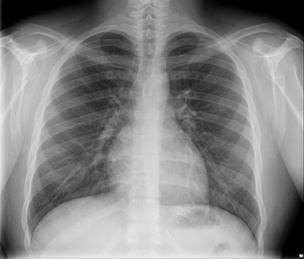
#> input picture images/xray.jpg, 304 x 259 px, shrunk from 1024 x 871 before the run
$ python example_medical_image.py
#> lines starting #> are read from the running program, lines starting #| are printed output that depends on the picture
#> further down, image is the input picture: shape (259, 304); min 0, max 243, mean 133.2
### src/image_enhancement.py
#!/usr/bin/env python3
# -*- coding: utf-8 -*-
"""
Created on Fri Jun 19 09:40:58 2020

Image enhancement functions

@author: Vasileios Vonikakis (bbonik@gmail.com)
"""

import math
import imageio
import numpy as np
import matplotlib.pyplot as plt
from skimage.color import rgb2gray
from skimage import img_as_float


plt.close('all')


def map_value(
        value,
        range_in=(0,1),
        range_out=(0,1),
        invert=False,
        non_lin_convex=None,
        non_lin_concave=None):

    '''
    ---------------------------------------------------------------------------
         Map a scalar value to an output range in a linear/non-linear way
    ---------------------------------------------------------------------------

    Map scalar values to a particular range, in a linear or non-linear way.
    This can be helpful for adjusting the range and nonlinear response of
    parameters.

    For more info on the non-linear functions check:
    Vonikakis, V., Winkler, S. (2016). A center-surround framework for spatial
    image processing. Proc. IS&T Human Vision & Electronic Imaging.


    INPUTS
    ------
    value: float
        Input value to be mapped.
    range_in: tuple (min,max)
        Range of input value. The min and max values that the input value can
        attain.
    range_out: tuple (min,max)
        Range of output value. The min and max values that the mapped input
        value can attain.
    invert: Bool
        Invert or not the input value. If invert, then min->max and max->min.
    non_lin_convex: None or float (0,inf)
        If None, no non-linearity is applied. If float, then a convex
        non-linearity is applied, which lowers the values, while not affecting
        the min and max. non_lin_convex controls the steepness of the
        non-linear mapping. Small values near zero, result in a steeper curve.
    non_lin_concave: None or float (0,inf)
        If None, no non-linearity is applied. If float, then a concave
        non-linearity is applied, which increases the values, while not
        affecting min and max. non_lin_concave controls the steepness of the
        non-linear mapping. Small values near zero, result in a steeper curve.

    OUTPUT
    ------
    Mapped value

    '''

    # truncate value to within input range limits
    if value > range_in[1]: value = range_in[1]
    if value < range_in[0]: value = range_in[0]

    # map values linearly to [0,1]
    value = (value - range_in[0]) / (range_in[1] - range_in[0])

    # invert values
    if invert is True: value = 1 - value

    # apply convex non-linearity
    if non_lin_convex is not None:
        value = (value * non_lin_convex) / (1 + non_lin_convex - value)

    # apply concave non-linearity
    if non_lin_concave is not None:
        value = ((1 + non_lin_concave) * value) / (non_lin_concave + value)

    # mapping value to the output range in a linear way
    value = value * (range_out[1] - range_out[0]) + range_out[0]

    return value


def get_sigmoid_lut(
        resolution=256,
        threshold=0.2,
        non_linearirty=0.2,
        verbose=False):

    '''
    ---------------------------------------------------------------------------
           Creates a paramteric sigmoid function and stores it in a LUT
    ---------------------------------------------------------------------------

    The sigmoid function is defined as a piece-wise function of 2 inverse
    non-linearities. This allows full control of the inflection point
    (threshold) and the degree of 'sharpness' of each non-linearity. The
    non-linear curves used here are described in the paper:
    Vonikakis, V., Winkler, S. (2016). A center-surround framework for spatial
    image processing. Proc. IS&T Human Vision & Electronic Imaging.


    INPUTS
    ------
    resolution: int
        The size of the LUT (how many inputs).
    threshold: float in the range [0,1]
        The position of the inflection point of the sigmoid function (0.5 in
        the mid_tonedle of the range).
    non_linearirty: float in range (0, inf)
        Controls the non-linearity of the curve before and after the inflection
        point. It should not be 0. The smaller it is (asymptotically to 0) the
        'sharper' the non-linearity. After ~5 it asymptotically approaches a
        linerity.
    verbose: boolean
        Display outputs.

    OUTPUT
    ------
    image_ph_mask: numpy array of WxH of float [0,1]
        Photometric mask of the input image.

    '''
#> called with resolution = 256, threshold = 0.196, non_linearirty = 0.118, verbose = False

    max_value = resolution - 1  # the maximum attainable value
    thr = threshold * max_value  # threshold in the range [0,resolution-1]
    alpha = non_linearirty * max_value  # controls non-linearity degree
    beta = max_value - thr

    lut = np.zeros(resolution, dtype='float')

    for i in range(resolution):

        i_comp = i - thr  # complement of i

        # upper part of the piece-wise sigmoid function
        if i >= thr:
            lut[i] = (((((alpha + beta) * i_comp) / (alpha + i_comp)) *
                         (1 / (2 * beta))) + 0.5)

        # lower part of the piece-wise sigmoid function
        else:
            lut[i] = (alpha * i) / (alpha - i_comp) * (1 / (2 * thr))

    if verbose is True:
        plt.figure()
        plt.plot(lut)
        plt.title('Sigmoid LUT | ' +
                  'thr=' + str(int(thr)) + ' (' + str(round(threshold, 3)) +
                  ') | nonlin=' + str(int(alpha)) +
                  ' (' + str(round(non_linearirty, 3)) + ')')
        plt.grid(True)
        plt.tight_layout()
        plt.show()

    return lut


def get_photometric_mask(image, verbose=False):
    '''
    ---------------------------------------------------------------------------
      Estimate the photometric mask of an image by using edge-aware blurring
    ---------------------------------------------------------------------------

    Applies strong blurring while preserving the strong edges of the image in
    order to avoid halo artifacts. Inspired by the paper:
    Shaked, Doron & Keshet, Renato. (2004). "Robust Recursive Envelope
    Operators for Fast Retinex."


    INPUTS
    ------
    image: numpy array of WxHx3 of float [0,1]
        Input color image with values in the interval [0,1].
    verbose: boolean
        Display outputs.

    OUTPUT
    ------
    image_ph_mask: numpy array of WxH of float [0,1]
        Photometric mask of the input image.

    '''


    '''
    Intuition about the threshold and non_linearirty values of the LUTs
    threshold:
        The larger it is, the stronger the blurring, the better the local
        contrast but also more halo artifacts (less edge preservation).
    non_linearirty:
        The lower it is, the more it preserves the edges, but also has more
        'bleeding' effects.
    '''


    # internal parameters
    THR_A = 50 / 255
    THR_B = 10 / 255
    NON_LIN = 30 / 255
    LUT_RES = 256

    # get sigmoid LUTs
    lut_a = get_sigmoid_lut(
            resolution=LUT_RES,
            threshold=THR_A,
            non_linearirty=NON_LIN,
            verbose=verbose
            )
    lut_a_max = len(lut_a) -1
    lut_b = get_sigmoid_lut(
            resolution=LUT_RES,
            threshold=THR_B,
            non_linearirty=NON_LIN,
            verbose=verbose
            )
    lut_b_max = len(lut_b) -1


    # dealing with different number of channels
    if len(image.shape) == 3:
        image_ph_mask = rgb2gray(image.copy())  # [0,1]
    else:
        image_ph_mask = image.copy().astype(float)
        image_ph_mask /= image_ph_mask.max()  # [0,1]

    # robust recursive envelope

    # up -> down
    for i in range(1, image_ph_mask.shape[0]-1):
        d = np.abs(image_ph_mask[i-1,:] - image_ph_mask[i+1,:])  # local diff
        d = lut_a[(d * lut_a_max).astype(int)]
        image_ph_mask[i,:] = ((image_ph_mask[i,:] * d) +
                              (image_ph_mask[i-1,:] * (1-d)))

    # left -> right
    for j in range(1, image_ph_mask.shape[1]-1):
        d = np.abs(image_ph_mask[:,j-1] - image_ph_mask[:,j+1])  # local diff
        d = lut_a[(d * lut_a_max).astype(int)]
        image_ph_mask[:,j] = ((image_ph_mask[:,j] * d) +
                              (image_ph_mask[:,j-1] * (1-d)))

    # down -> up
    for i in range(image_ph_mask.shape[0]-2, 1, -1):
        d = np.abs(image_ph_mask[i-1,:] - image_ph_mask[i+1,:])  # local diff
        d = lut_a[(d * lut_a_max).astype(int)]
        image_ph_mask[i,:] = ((image_ph_mask[i,:] * d) +
                              (image_ph_mask[i+1,:] * (1-d)))
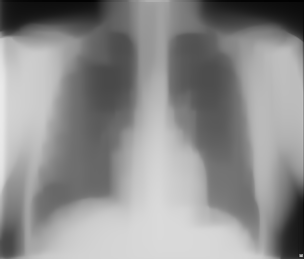
#> image_ph_mask: shape (259, 304) float64; min 0.00821, max 0.92, mean 0.557

    # right -> left
    for j in range(image_ph_mask.shape[1]-2, 1, -1):
        d = np.abs(image_ph_mask[:,j-1] - image_ph_mask[:,j+1])  # local diff
        d = lut_b[(d * lut_b_max).astype(int)]
        image_ph_mask[:,j] = ((image_ph_mask[:,j] * d) +
                              (image_ph_mask[:,j+1] * (1-d)))

    # up -> down
    for i in range(1, image_ph_mask.shape[0]-1):
        d = np.abs(image_ph_mask[i-1,:] - image_ph_mask[i+1,:])  # local diff
        d = lut_b[(d * lut_b_max).astype(int)]
        image_ph_mask[i,:] = ((image_ph_mask[i,:] * d) +
                              (image_ph_mask[i-1,:] * (1-d)))


    if verbose is True:

        plt.figure()
        plt.subplot(1,2,1)
        plt.imshow(image)
        plt.title('Input image')
        plt.axis('off')

        plt.subplot(1,2,2)
        plt.imshow(image_ph_mask, cmap='gray', vmin=0, vmax=1)
        plt.title('Photometric mask')
        plt.axis('off')

        plt.tight_layout(True)
        plt.suptitle('Estimation of photometric mask')
        plt.show()


    return image_ph_mask


def apply_local_contrast_enhancement(
        image,
        image_ph_mask,
        degree=1.5,
        verbose=False):

    '''
    ---------------------------------------------------------------------------
                       Adjust local contrast in an image
    ---------------------------------------------------------------------------

    Increase or decrease the level of local details (local contrast) in an
    image. Details are defined as deviations from the local neighborhood
    provided by the photometric mask. Dark regions receive also a boost in
    local contrast.


    INPUTS
    ------
    image: numpy array of WxH of float [0,1]
        Input grayscale image.
    image_ph_mask: numpy array of WxH of float [0,1]
        Grayscale image whose values represent the neighborhood of the pixels
        of the input image. Usually, this image some type of edge aware
        filtering, such as bilateral filtering, robust recursive envelopes etc.
    degree: float [0,inf].
        How to change the local contrast.
        0: total attenuation of details.
        <1: attenuation of details
        1: details unchanged
        >1: increased local details
    verbose: boolean
        Display outputs.

    OUTPUT
    ------
    image_out: numpy array of WxH of float [0,1]
        Output image with adjusted local contrast.

    '''
#> called with degree = 2, verbose = False

    DARK_BOOST = 0.2
    THRESHOLD_DARK_TONES = 100 / 255
    detail_amplification_global = degree

    image_details = image - image_ph_mask  # image details
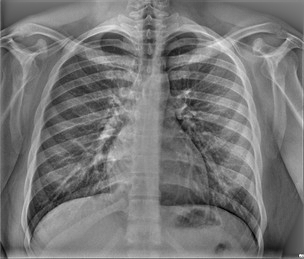
#> image_details: shape (259, 304) float64; min -0.258, max 0.231, mean -0.0298; drawn with min black and max white

    # special treatment for dark regions
    detail_amplification_local = image_ph_mask / THRESHOLD_DARK_TONES
    detail_amplification_local[detail_amplification_local>1] = 1
    detail_amplification_local = ((1 - detail_amplification_local) *
                                  DARK_BOOST) + 1  # [1, 1.2]

    # apply all detail adjustements
    image_details = (image_details *
                     detail_amplification_global *
                     detail_amplification_local)

    # add details back to the local neighborhood
    image_out = image_ph_mask + image_details

    # stay within range
    image_out = np.clip(a=image_out, a_min=0, a_max=1, out=image_out)
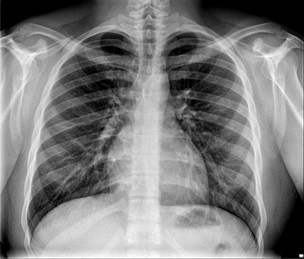
#> image_out: shape (259, 304) float64; min 0, max 1, mean 0.495

    if verbose is True:

        plt.figure()
        plt.subplot(1,3,1)
        plt.imshow(image, cmap='gray', vmin=0, vmax=1)
        plt.title('Input image')
        plt.axis('off')

        plt.subplot(1,3,2)
        plt.imshow(image_ph_mask, cmap='gray', vmin=0, vmax=1)
        plt.title('Ph. mask')
        plt.axis('off')

        plt.subplot(1,3,3)
        plt.imshow(image_out, cmap='gray', vmin=0, vmax=1)
        plt.title('Output')
        plt.axis('off')

        plt.tight_layout(True)
        plt.suptitle('Local contrast enhancement [x' + str(degree) + ']')
        plt.show()

    return image_out


def apply_spatial_tonemapping(
        image,
        image_ph_mask,
        mid_tone=0.5,
        tonal_width=0.5,
        areas_dark=0.5,
        areas_bright=0.5,
        preserve_tones = True,
        verbose=True):
    '''
    ---------------------------------------------------------------------------
       Apply spatially variable tone mapping based on the local neighborhood
    ---------------------------------------------------------------------------

    Applies different tone mapping curves in each pixel based on its surround.
    For surround, the photometric mask is used. Alternatively, other filters
    could be used, like gaussian, bilateral filter, edge-avoiding wavelets etc.
    Dark pixels are brightened, bright pixels are darkened, and pixels in the
    mid_tonedle of the tone range are minimally affected. More information
    about the technique can be found in the following papers:

    Related publications:
    Vonikakis, V., Andreadis, I., & Gasteratos, A. (2008). Fast centre-surround
    contrast modification. IET Image processing 2(1), 19-34.
    Vonikakis, V., Winkler, S. (2016). A center-surround framework for spatial
    image processing. Proc. IS&T Human Vision & Electronic Imaging.


    INPUTS
    ------
    image: numpy array of WxH of float [0,1]
        Input grayscale image with values in the interval [0,1].
    image_ph_mask: numpy array of WxH of float [0,1]
        Grayscale image whose values represent the neighborhood of the pixels
        of the input image. Usually, this image some type of edge aware
        filtering, such as bilateral filtering, robust recursive envelopes etc.
    mid_tone: float [0,1]
        The mid point between the 'dark' and 'bright' tones. This is equivalent
        to a pixel value [0,255], but in the interval [0,1].
    tonal_width: float [0,1]
        The range of pixel values that will be affected by the correction.
        Lower values will localize the enhancement only in a narrow range of
        pixel values, whereas for higher values the enhancement will extend to
        a greater range of pixel values.
    areas_dark: float [0,1]
        Degree of enhencement in the dark image areas (0 = no enhencement)
    areas_bright: float [0,1]
        Degree of enhencement in the bright image areas (0 = no enhencement)
    preserve_tones: boolean
        Whether or not to preserve well-exposed tones around the middle of the
        range.
    verbose: boolean
        Display outputs.

    OUTPUT
    ------
    image_tonemapped: numpy array of WxH of float [0,1]
        Tonemapped grayscale image.

    '''
#> called with mid_tone = 0.5, tonal_width = 0.5, areas_dark = 0, areas_bright = 0.8, preserve_tones = False, verbose = False

    #defining parameters
    EPSILON = 1 / 255


    # adjust range and non-linear response of parameters
    mid_tone = map_value(
            value=mid_tone,
            range_in=(0,1),
            range_out=(0,1),
            invert=False,
            non_lin_convex=None,
            non_lin_concave=None
            )

    tonal_width = map_value(
            value=tonal_width,
            range_in=(0,1),
            range_out=(EPSILON,1),
            invert=False,
            non_lin_convex=0.1,
            non_lin_concave=None
            )

    areas_dark = map_value(
            value=areas_dark,
            range_in=(0,1),
            range_out=(0,5),
            invert=True,
            non_lin_convex=0.05,
            non_lin_concave=None
            )

    areas_bright = map_value(
            value=areas_bright,
            range_in=(0,1),
            range_out=(0,5),
            invert=True,
            non_lin_convex=0.05,
            non_lin_concave=None
            )


    # spatial tone-mapping

    # lower tones (below mid_tone level)
    image_lower = image.copy()
    image_lower[image_lower>=mid_tone] = 0
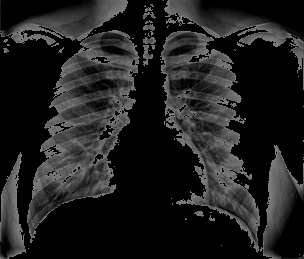
#> image_lower: shape (259, 304) float64; min 0, max 0.5, mean 0.124
    alpha = (image_ph_mask ** 2) / tonal_width
    tone_continuation_factor = mid_tone / (mid_tone + EPSILON - image_ph_mask)
    alpha = alpha * tone_continuation_factor + areas_dark
    image_lower = (image_lower * (alpha + 1)) / (alpha + image_lower)

    # upper tones (above mid_tone level)
    image_upper = image.copy()
    image_upper[image_upper<mid_tone] = 0
    image_ph_mask_inv = 1 - image_ph_mask
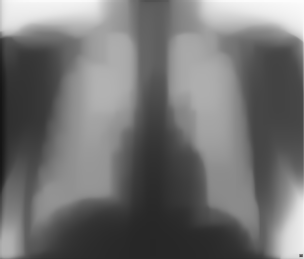
#> image_ph_mask_inv: shape (259, 304) float64; min 0.0843, max 0.992, mean 0.448
    alpha = (image_ph_mask_inv ** 2) / tonal_width
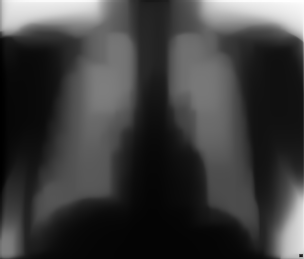
#> alpha: shape (259, 304) float64; min 0.0818, max 11.32, mean 2.81; drawn with min black and max white
    tone_continuation_factor = mid_tone / ((1 - mid_tone) - image_ph_mask_inv)
    alpha = alpha * tone_continuation_factor + areas_bright
    image_upper = (image_upper * alpha) / (alpha + 1 - image_upper)

    image_tonemapped = image_lower + image_upper
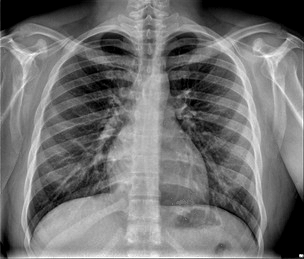
#> image_tonemapped: shape (259, 304) float64; min 0, max 1, mean 0.447

    if preserve_tones is True:
        preservation_degree = np.abs(0.5 - image_ph_mask) / 0.5  # 0: near 0.5
#        preservation_degree = ((1 + 0.3) * preservation_degree) / (0.3 + preservation_degree)
        image_tonemapped = (preservation_degree * image_tonemapped +
                           (1-preservation_degree) * image)


    if verbose is True:

        plt.figure()

        plt.subplot(2,2,1)
        plt.imshow(image, cmap='gray', vmin=0, vmax=1)
        plt.title('Input image')
        plt.axis('off')

        plt.subplot(2,2,3)
        plt.imshow(image_lower, cmap='gray', vmin=0, vmax=1)
        plt.title('Image lower')
        plt.axis('off')

        plt.subplot(2,2,4)
        plt.imshow(image_upper, cmap='gray', vmin=0, vmax=1)
        plt.title('Image upper')
        plt.axis('off')

        plt.subplot(2,2,2)
        plt.imshow(image_tonemapped, cmap='gray', vmin=0, vmax=1)
        plt.title('Image tonemapped')
        plt.axis('off')

        plt.tight_layout(True)
        plt.suptitle('Spatial tone mapping')
        plt.show()


    return image_tonemapped


# [606 lines left out: functions srgb_to_linear, linear_to_srgb, transfer_graytone_to_color, change_color_saturation, correct_colors, enhance_image, not called in this run]


# [32 lines that do not run on import are left out]


### example_medical_image.py
#!/usr/bin/env python3
# -*- coding: utf-8 -*-
"""
Created on Wed Jul 29 11:35:49 2020

Example: enhancement of local details in medical image

@author: Vasileios Vonikakis (bbonik@gmail.com)
"""


import imageio
import matplotlib.pyplot as plt
from skimage import img_as_float
from skimage.color import rgb2gray
from src.image_enhancement import get_photometric_mask
from src.image_enhancement import apply_spatial_tonemapping
from src.image_enhancement import apply_local_contrast_enhancement


if __name__=="__main__":

    # select an image
    filename = "images/xray.jpg"

    image = imageio.imread(filename)  # load image

    # grayscale and float
    image = rgb2gray(image)
    image = img_as_float(image)

    # get estimation of the local neighborhood
    image_ph_mask = get_photometric_mask(
        image=image,
        verbose=False
        )

    # increase the local contrast of the grayscale image
    image_contrast = apply_local_contrast_enhancement(
            image=image,
            image_ph_mask=image_ph_mask,
            degree=2,  # x2 local details
            verbose=False
            )

    # apply spatial tonemapping on the previous stage
    image_tonemapped = apply_spatial_tonemapping(
            image=image_contrast,
            image_ph_mask=image_ph_mask,
            mid_tone=0.5,
            tonal_width=0.5,
            areas_dark=0.0,  # no improvement in dark areas
            areas_bright=0.8,  # strong improvement in bright areas
            preserve_tones=False,
            verbose=False
            )

    # display results
    plt.figure(figsize=(7,3))
    plt.subplot(1,2,1)
    plt.imshow(image, cmap='gray', vmin=0, vmax=1)
    plt.title('Input image')
    plt.axis('off')
    plt.tight_layout()

    plt.subplot(1,2,2)
    plt.imshow(image_tonemapped, cmap='gray', vmin=0, vmax=1)
    plt.title('Enhanced image')
    plt.axis('off')
    plt.tight_layout()

    plt.show()

$ run again, with images/alhambra1.jpg copied over images/xray.jpg
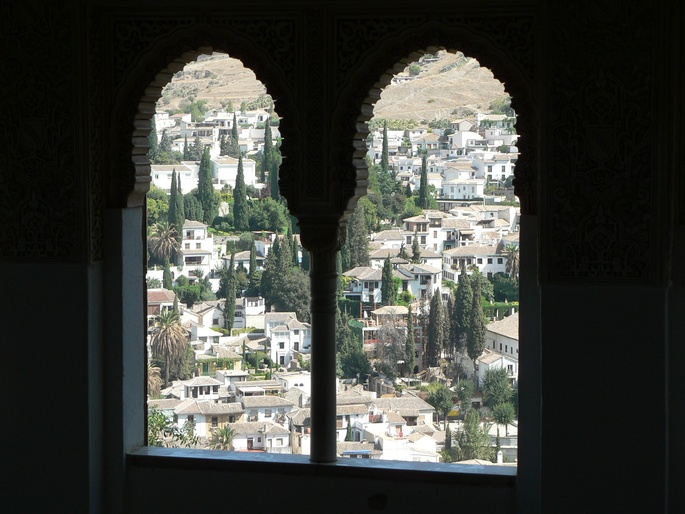
#> input picture images/alhambra1.jpg, 685 x 514 px, shrunk from 2304 x 1728 before the run
#> image is the input picture: shape (514, 685, 3); mean R, G, B 64.3, 66.3, 61
#> image: shape (514, 685) float64
#> after the loop in get_photometric_mask, `for i in range(image_ph_mask.shape[0]-2, 1, -1):`:
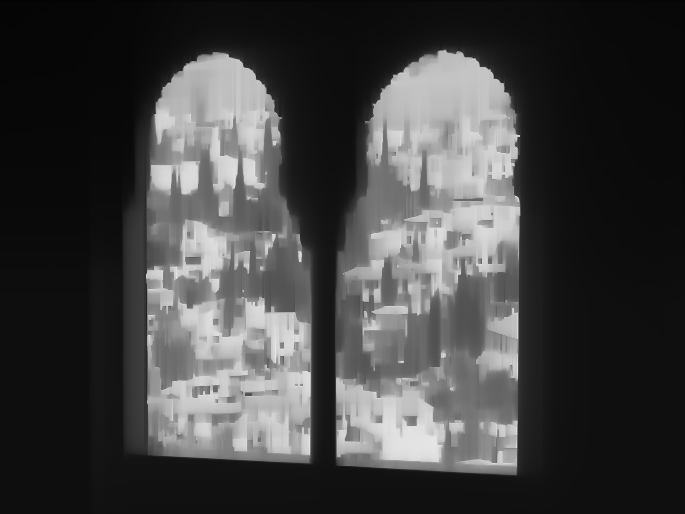
#> image_ph_mask: shape (514, 685) float64; min 0.00925, max 0.908, mean 0.26
#> in apply_spatial_tonemapping, `image_tonemapped = image_lower + image_upper`:
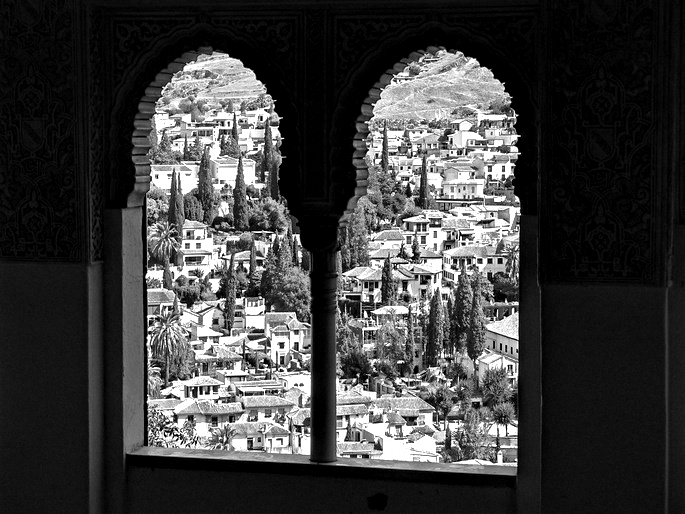
#> image_tonemapped: shape (514, 685) float64; min 0, max 1, mean 0.246
